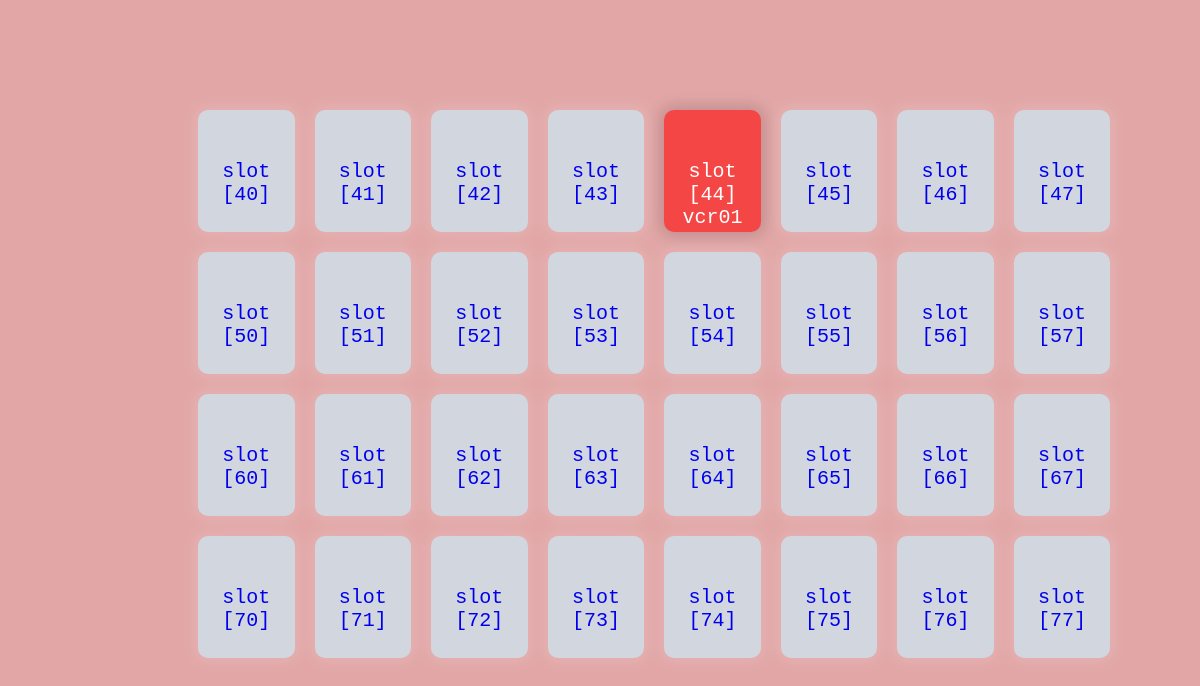
Page /slotStatus/ on the committed database.
### personal/models.py (models this page shows)
class parking_slot(models.Model) :
    parking_vehicle = models.CharField(max_length=5, null=True)
    booked_time = models.TimeField(null=True)
    end_time = models.TimeField(null=True)
    slot_id = models.CharField(max_length=10, primary_key=True)
    is_occupied = models.BooleanField(default=False)
    available_increment = models.PositiveSmallIntegerField(default=60)
    vehicle_id = models.CharField(max_length=20, null=True, blank=True)
    def __str__(self):
        return "slot " + "[" + self.slot_id + "]"

### personal/views.py (the view)
# urls.py: path('slotStatus/', slot_status_view, name="slotStatus"),
def slot_status_view(request) :
    slots = parking_slot.objects.filter(parking_vehicle="car")
    for slot in slots :
        if Vehicle.objects.filter(vehicle_id=slot.vehicle_id).count() == 0 :
            slot.is_occupied = False
            slot.vehicle_id = None
            slot.save()
    context = {}
    context['slots'] = slots
    context['col'] = SLOT_COLUMN
    context['row'] = SLOT_ROW
    return render(request, 'personal/slot_status.html', context)

### personal/views.py (called while the page is built)
@register.filter
def my_get_2(i, j) :
    slots = parking_slot.objects.all()
    ind1 = i - 1
    ind2 = j - 1
    slot_ind = 32 + ind1*8 + ind2
    return slots[slot_ind]

### personal/templates/personal/slot_status.html (shortened to what this page needs)
{% load static %}
{% block content %}
    <head>
    </head>
        <body class="bg">
            <div class="container" style="margin-top: 100px;">
                <div style="margin-left: 100px">
                    {% with ''|center:col as col_range %}
                    {% for i in col_range %}
                        {% with 1|my_get_2:forloop.counter as the_slot %}
                        {% if the_slot.is_occupied %}
                            <div class="occ1">{{the_slot}} {{the_slot.vehicle_id}}
                            </div>
                        {% else %}
                            {% if not request.user.is_staff %}
                                <div class="unocc1"><a href="{% url 'slotBooking' the_slot.slot_id %}" style="text-decoration: none;">{{the_slot}}</a></div>
                            {% else %}
                                <div class="unocc1">{{the_slot}}</div>
                            {% endif %}
                        {% endif %}
                        {% endwith %}
                    {% endfor %}
                    {% endwith %}
                </div>
                <div style="margin-left: 100px">
                    {% with ''|center:col as col_range %}
                    {% for i in col_range %}
                        {% with 2|my_get_2:forloop.counter as the_slot %}
                        {% if the_slot.is_occupied %}
                            <div class="occ1">{{the_slot}} {{the_slot.vehicle_id}}
                                <span class="message">occupied</span>
                            </div>
                        {% else %}
                            {% if not request.user.is_staff %}
                                <div class="unocc1"><a href="{% url 'slotBooking' the_slot.slot_id %}" style="text-decoration: none;">{{the_slot}}</a></div>
                            {% else %}
                                <div class="unocc1">{{the_slot}}</div>
                            {% endif %}
                        {% endif %}
                        {% endwith %}
                    {% endfor %}
                    {% endwith %}
                </div>
                <div style="margin-left: 100px">
                    {% with ''|center:col as col_range %}
                    {% for i in col_range %}
                        {% with 3|my_get_2:forloop.counter as the_slot %}
                        {% if the_slot.is_occupied %}
                            <div class="occ1">{{the_slot}} {{the_slot.vehicle_id}}
                                <span class="message">occupied</span>
                            </div>
                        {% else %}
                            {% if not request.user.is_staff %}
                                <div class="unocc1"><a href="{% url 'slotBooking' the_slot.slot_id %}" style="text-decoration: none;">{{the_slot}}</a></div>
                            {% else %}
                                <div class="unocc1">{{the_slot}}</div>
                            {% endif %}
                        {% endif %}
                        {% endwith %}
                    {% endfor %}
                    {% endwith %}
                </div>
                <div style="margin-left: 100px">
                    {% with ''|center:col as col_range %}
                    {% for i in col_range %}
                        {% with 4|my_get_2:forloop.counter as the_slot %}
                        {% if the_slot.is_occupied %}
                            <div class="occ1">{{the_slot}} {{the_slot.vehicle_id}}
                                <span class="message">occupied</span>
                            </div>
                        {% else %}
                            {% if not request.user.is_staff %}
                                <div class="unocc1"><a href="{% url 'slotBooking' the_slot.slot_id %}" style="text-decoration: none;">{{the_slot}}</a></div>
                            {% else %}
                                <div class="unocc1">{{the_slot}}</div>
                            {% endif %}
                        {% endif %}
                        {% endwith %}
                    {% endfor %}
                    {% endwith %}
                </div>
            </div>
        </body>
{% endblock %}

### personal/templates/personal/slot_status.html (style rules this page uses)
body { background-image: url("https://t3.ftcdn.net/jpg/02/31/20/40/240_F_231204019_kkgDrHIQc6LLGcyEFBGEt8saioKjpOZQ.jpg"); height: 100%; background-position: center; background-repeat: no-repeat; background-size: cover; }
.bg { background-color: rgb(226, 166, 166); }
.unocc1 { border: 10px; color: black; background-color: rgb(210, 215, 223); margin-bottom: 10px; margin-top: 10px; margin-left: 10px; margin-right: 10px; width: 10%; float:left; height: 10%; font-family: monospace; font-size: 20px; text-align: center; padding-top: 50px; box-shadow:0 0 15px 4px rgba(255, 255, 255, 0.15); border-radius: 10px; }
.occ1 { border: 10px; color: white; background-color: rgb(245, 70, 70); margin-bottom: 10px; margin-top: 10px; margin-left: 10px; margin-right: 10px; width: 10%; float:left; height: 10%; font-family: monospace; font-size: 20px; text-align: center; padding-top: 50px; box-shadow:0 0 15px 4px rgba(0,0,0,0.15); border-radius: 10px; }
.container { width: 90%; height: 90%; margin-left: 80px; }

### rows in the picture
parking_slot: col_range "slot [40]"
parking_slot: col_range "slot [41]"
parking_slot: col_range "slot [42]"
parking_slot: col_range "slot [43]"
parking_slot: col_range "slot [44]", vehicle_id "vcr01"
parking_slot: col_range "slot [45]"
parking_slot: col_range "slot [46]"
parking_slot: col_range "slot [47]"
parking_slot: col_range "slot [50]"
parking_slot: col_range "slot [51]"
parking_slot: col_range "slot [52]"
parking_slot: col_range "slot [53]"
parking_slot: col_range "slot [54]"
parking_slot: col_range "slot [55]"
parking_slot: col_range "slot [56]"
parking_slot: col_range "slot [57]"
parking_slot: col_range "slot [60]"
parking_slot: col_range "slot [61]"
parking_slot: col_range "slot [62]"
parking_slot: col_range "slot [63]"
parking_slot: col_range "slot [64]"
parking_slot: col_range "slot [65]"
parking_slot: col_range "slot [66]"
parking_slot: col_range "slot [67]"
parking_slot: col_range "slot [70]"
parking_slot: col_range "slot [71]"
parking_slot: col_range "slot [72]"
parking_slot: col_range "slot [73]"
parking_slot: col_range "slot [74]"
parking_slot: col_range "slot [75]"
parking_slot: col_range "slot [76]"
parking_slot: col_range "slot [77]"
